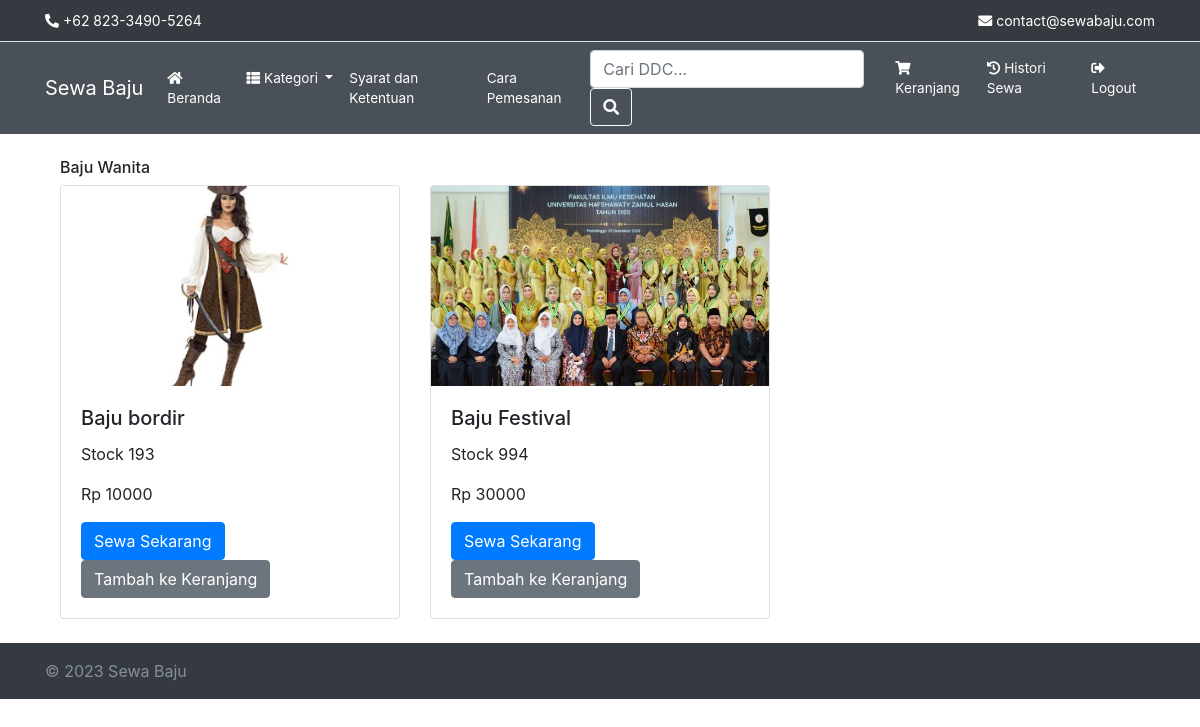
Page /kategoripelanggan/2/ (signed in) on the committed database.
### management/models.py (models this page shows, shortened)
class Kategori(models.Model):
    nama = models.CharField(max_length=100)
    ddc = models.DecimalField(max_digits=10, decimal_places=2)

class Katalog(models.Model):
    kode = models.CharField(max_length=20)
    nama = models.CharField(max_length=100)
    gambar = models.ImageField(upload_to='media/gambar_katalog/')
    harga = models.PositiveIntegerField(blank=True, null=True)
    jumlah = models.IntegerField()
    kategori = models.ForeignKey(Kategori, on_delete=models.CASCADE)

### management/views.py (the view)
# urls.py: path('kategoripelanggan/<int:kategori_id>/', views.kategori_view, name='kategoripelanggan'),
def kategori_view(request, kategori_id):
    kategori = get_object_or_404(Kategori, pk=kategori_id)
    katalog_list = Katalog.objects.filter(kategori=kategori)
    kategori_list = Kategori.objects.all()
    return render(request, 'kategori.html', {'kategori': kategori, 'katalog_list': katalog_list, 'kategori_list': kategori_list})

### management/templates/kategori.html (shortened to what this page needs)
{% extends 'base.html' %}
{% block content %}
<div class="container mt-4">
    <h6>{{ kategori.nama }}</h6>
    <div class="row">
        {% for katalog in katalog_list %}
        <div class="col-md-4 mb-4">
            <div class="card h-100">
                <img src="{{ katalog.gambar.url }}" class="card-img-top" alt="{{ katalog.nama }}">
                <div class="card-body">
                    <h5 class="card-title">{{ katalog.nama }}</h5>
                    <p class="card-text">Stock {{ katalog.jumlah }}</p>
                    <p class="card-text">Rp {{ katalog.harga }}</p>
                    {% if user.is_authenticated %}
                    <button type="button" class="btn btn-primary" data-toggle="modal" data-target="#detailKatalog{{ katalog.id }}">
                        Sewa Sekarang
                    </button>
                    <form method="post" action="{% url 'tambah_ke_keranjangpelanggan' katalog.id %}" style="display:inline;">
                        <button type="submit" class="btn btn-secondary">Tambah ke Keranjang</button>
                    </form>
                    {% else %}
                    <a href="{% url 'loginpelanggan' %}" class="btn btn-primary">Login untuk Sewa</a>
                    <a href="{% url 'registerpelanggan' %}" class="btn btn-secondary">Daftar</a>
                    {% endif %}
                </div>
            </div>
        </div>
        {% endfor %}
    </div>
</div>
{% endblock %}

### management/templates/base.html (style rules this page uses)
.card { transition: transform 0.2s; }
.card-img-top { height: 200px; object-fit: cover; }

### rows in the picture
Kategori: nama "Baju Wanita"
Katalog: gambar (picture), nama "Baju bordir", jumlah "193", harga "10000"
Katalog: gambar (picture), nama "Baju Festival", jumlah "994", harga "30000"
